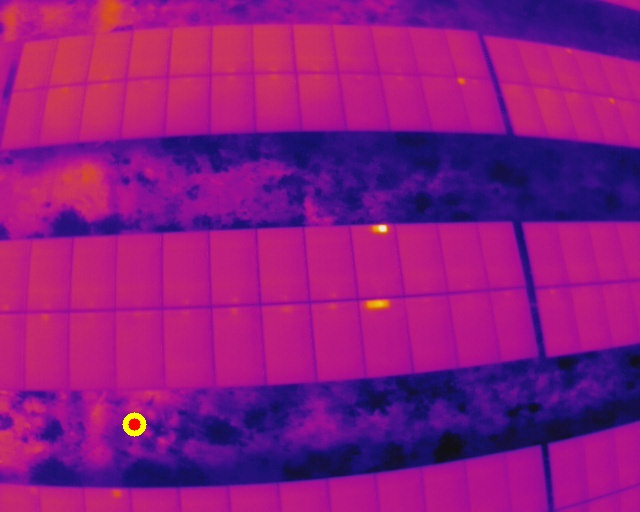
#> input picture backend/augmented/augmented_20260523153708347711_6.jpg, 640 x 512 px
$ python -i image_processor.py   (imports and definitions only)
#> lines starting #> are read from the running program, lines starting #| are printed output that depends on the picture; after the words box and inside, x2 and y2 are one past the last pixel; in counts of white or black regions, pixels touching at a corner belong together
#> in detect_hotpoints, image is the input picture: shape (512, 640, 3); mean B, G, R 127.6, 23.2, 139.5
import cv2
import numpy as np
import os
import random
from datetime import datetime


# [23 lines left out: functions image_to_matrix, save_matrix, not called in this run]


def estimate_temperature_by_color(bgr_pixel):
    b, g, r = int(bgr_pixel[0]), int(bgr_pixel[1]), int(bgr_pixel[2])

    brightness = (r + g + b) / 3

    if r > 220 and g > 190:
        return round(95 + (brightness / 255) * 18, 2)

    if r > 200 and g > 140:
        return round(82 + (brightness / 255) * 15, 2)

    if r > 160 and g > 90:
        return round(68 + (brightness / 255) * 12, 2)

    return round(45 + (brightness / 255) * 15, 2)


def create_panel_mask(image):
    """
    Segmenta únicamente los paneles solares.
    Los paneles en tus imágenes son zonas naranjas/amarillas grandes.
    El fondo morado/azul queda eliminado.
    """

    hsv = cv2.cvtColor(image, cv2.COLOR_BGR2HSV)
#> hsv: shape (512, 640, 3); mean H, S, V 149.3, 219.5, 162.3

    lower_orange = np.array([5, 80, 80])
    upper_orange = np.array([35, 255, 255])

    panel_mask = cv2.inRange(hsv, lower_orange, upper_orange)
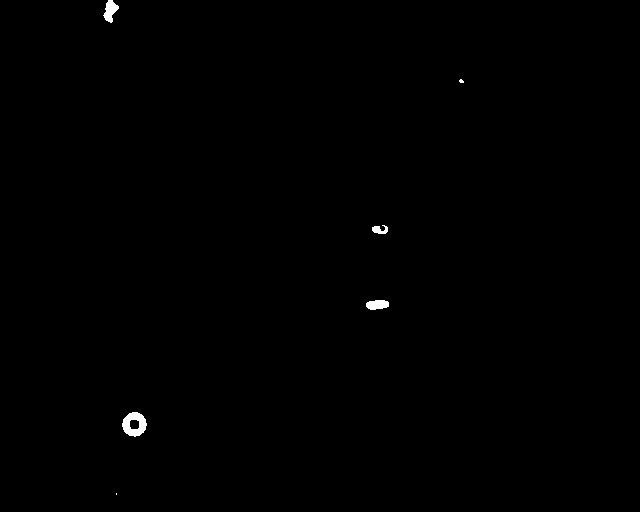
#> panel_mask: shape (512, 640); 0.27% white; 6 white regions (2 under 20 px), largest, box (x1, y1, x2, y2) and area: (122, 412, 147, 437) 392, (103, 0, 119, 23) 206, (366, 300, 389, 310) 184, (372, 225, 388, 234) 95

    kernel_close = np.ones((17, 17), np.uint8)
    kernel_open = np.ones((7, 7), np.uint8)

    panel_mask = cv2.morphologyEx(panel_mask, cv2.MORPH_CLOSE, kernel_close)
#> panel_mask: shape (512, 640); 0.32% white; 6 white regions (2 under 20 px), largest, box (x1, y1, x2, y2) and area: (122, 412, 147, 437) 467, (103, 0, 119, 23) 249, (366, 300, 389, 310) 184, (372, 225, 388, 234) 116
    panel_mask = cv2.morphologyEx(panel_mask, cv2.MORPH_OPEN, kernel_open)
#> panel_mask: shape (512, 640); 0.29% white; 4 white regions

    contours, _ = cv2.findContours(
        panel_mask,
        cv2.RETR_EXTERNAL,
        cv2.CHAIN_APPROX_SIMPLE
    )
#> contours = 4 contours; box (x1, y1, x2, y2) and area: (123, 413, 146, 436) 418, (105, 0, 119, 21) 206, (368, 300, 387, 309) 132, (374, 226, 387, 234) 80

    clean_mask = np.zeros_like(panel_mask)
    image_area = image.shape[0] * image.shape[1]

    panels = []

    for contour in contours:
        area = cv2.contourArea(contour)

        if area < image_area * 0.025:
            continue

        x, y, w, h = cv2.boundingRect(contour)

        if w < 120 or h < 40:
            continue

        aspect_ratio = w / max(h, 1)

        if aspect_ratio < 1.5:
            continue

        cv2.drawContours(clean_mask, [contour], -1, 255, thickness=cv2.FILLED)

        panels.append({
            "x": int(x),
            "y": int(y),
            "width": int(w),
            "height": int(h),
            "area": float(area)
        })
#> this loop made 4 passes
#> area on passes 1 to 4: 417.5, 132, 80, 205.5
#> clean_mask: shape (512, 640); every value is 0
#> after the loop, panels = []

    return clean_mask, panels


# [25 lines left out: function create_hotpoint_mask_inside_panels, not called in this run]


def find_related_panel(center_x, center_y, panels):
    for panel in panels:
        x = panel["x"]
        y = panel["y"]
        w = panel["width"]
        h = panel["height"]

        if x <= center_x <= x + w and y <= center_y <= y + h:
            return panel

    return None

def build_crop_box_for_hotpoint(hp, panel, image_shape):
    image_h, image_w = image_shape[:2]

    cx = hp["center_x"]
    cy = hp["center_y"]

    crop_w = 260
    crop_h = 130

    x1 = max(0, cx - crop_w // 2)
    y1 = max(0, cy - crop_h // 2)
    x2 = min(image_w, cx + crop_w // 2)
    y2 = min(image_h, cy + crop_h // 2)

    if panel:
        px = panel["x"]
        py = panel["y"]
        pw = panel["width"]
        ph = panel["height"]

        x1 = max(px, x1)
        y1 = max(py, y1)
        x2 = min(px + pw, x2)
        y2 = min(py + ph, y2)

    if x2 - x1 < 80:
        x1 = max(0, cx - 100)
        x2 = min(image_w, cx + 100)

    if y2 - y1 < 60:
        y1 = max(0, cy - 60)
        y2 = min(image_h, cy + 60)

    return int(x1), int(y1), int(x2), int(y2)


def detect_hotpoints(image_path: str, output_folder="processed"):
    os.makedirs(output_folder, exist_ok=True)

    image = cv2.imread(image_path)

    if image is None:
        raise ValueError("No se pudo cargar la imagen.")

    original = image.copy()
    marked_image = image.copy()

    blurred = cv2.GaussianBlur(image, (3, 3), 0)

    panel_mask, panels = create_panel_mask(blurred)
#> panels = []

    if len(panels) == 0:
        panel_mask = np.ones(image.shape[:2], dtype=np.uint8) * 255
        panels = [{
            "x": 0,
            "y": 0,
            "width": image.shape[1],
            "height": image.shape[0],
            "area": float(image.shape[0] * image.shape[1])
        }]

    gray = cv2.cvtColor(blurred, cv2.COLOR_BGR2GRAY)
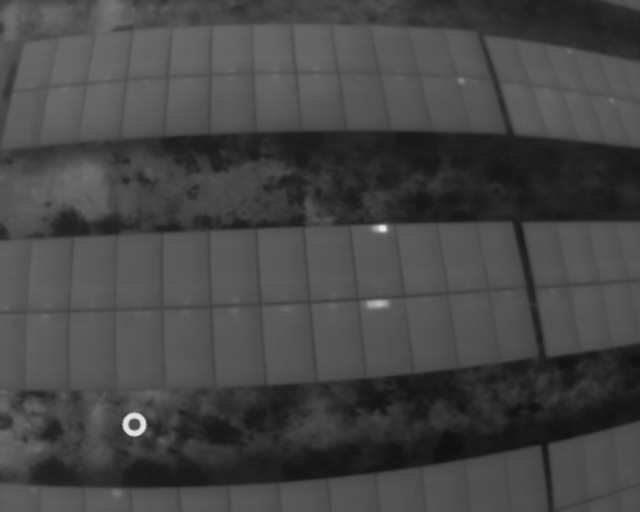
#> gray: shape (512, 640); min 15, max 233, mean 69.9

    kernel_tophat = cv2.getStructuringElement(cv2.MORPH_ELLIPSE, (15, 15))
    tophat = cv2.morphologyEx(gray, cv2.MORPH_TOPHAT, kernel_tophat)

    panel_pixels = tophat[panel_mask == 255]

    if panel_pixels.size > 0:
        mean_val = np.mean(panel_pixels)
#> mean_val = 1.86
        std_val = np.std(panel_pixels)
#> std_val = 5.49
        dynamic_threshold = mean_val + (1.8 * std_val)
#> dynamic_threshold = 11.73
        dynamic_threshold = max(12, min(dynamic_threshold, 65))
#> dynamic_threshold = 12
    else:
        dynamic_threshold = 20

    _, binary_tophat = cv2.threshold(
        tophat,
        dynamic_threshold,
        255,
        cv2.THRESH_BINARY
    )
#> binary_tophat: shape (512, 640); 1.4% white; 137 white regions (86 under 20 px), largest, box (x1, y1, x2, y2) and area: (121, 407, 152, 437) 485, (303, 186, 320, 222) 293, (364, 299, 391, 310) 250

    hsv = cv2.cvtColor(blurred, cv2.COLOR_BGR2HSV)

    yellow_mask = cv2.inRange(
        hsv,
        np.array([14, 40, 110]),
        np.array([48, 255, 255])
    )
#> yellow_mask: shape (512, 640); 0.15% white; 3 white regions, box (x1, y1, x2, y2) and area: (122, 412, 146, 436) 336, (368, 301, 387, 308) 114, (374, 226, 387, 232) 55

    white_mask = cv2.inRange(
        hsv,
        np.array([0, 0, 165]),
        np.array([180, 130, 255])
    )
#> white_mask: shape (512, 640); 0.02% white; 6 white regions (5 under 20 px), largest, box (x1, y1, x2, y2) and area: (377, 224, 386, 232) 48

    color_mask = cv2.bitwise_or(yellow_mask, white_mask)
#> color_mask: shape (512, 640); 0.16% white; 3 white regions, box (x1, y1, x2, y2) and area: (122, 412, 147, 437) 343, (368, 301, 387, 308) 114, (374, 224, 387, 232) 80

    hot_mask = cv2.bitwise_and(binary_tophat, color_mask)
    hot_mask = cv2.bitwise_and(hot_mask, panel_mask)

    kernel = np.ones((2, 2), np.uint8)
    hot_mask = cv2.morphologyEx(hot_mask, cv2.MORPH_OPEN, kernel, iterations=1)
#> hot_mask: shape (512, 640); 0.16% white; 3 white regions, box (x1, y1, x2, y2) and area: (123, 413, 147, 438) 342, (369, 302, 388, 309) 114, (375, 225, 388, 233) 79

    num_labels, labels, stats, centroids = cv2.connectedComponentsWithStats(
        hot_mask,
        8
    )
#> labels: shape (512, 640) int32; 4 distinct labels, from 0 to 3
#> num_labels = 4; stats = [[0, 0, 640, 512, 327145], [375, 225, 13, 8, 79], [369, 302, 19, 7, 114], [123, 413, 24, 25, 342]]; centroids = [[319.7, 255.3], [381.3, 229.1], [377.9, 305.1], [134.9, 424.9]]

    all_points = []

    for i in range(1, num_labels):
        x = stats[i, cv2.CC_STAT_LEFT]
        y = stats[i, cv2.CC_STAT_TOP]
        w = stats[i, cv2.CC_STAT_WIDTH]
        h = stats[i, cv2.CC_STAT_HEIGHT]
        area = stats[i, cv2.CC_STAT_AREA]

        center_x, center_y = centroids[i]
        center_x = int(center_x)
        center_y = int(center_y)

        if area < 2 or area > 500:
            continue

        if w > 45 or h > 45:
            continue

        ratio = w / max(h, 1)

        if ratio > 4.0 or ratio < 0.25:
            continue

        related_panel = find_related_panel(center_x, center_y, panels)

        if related_panel is None:
            continue

        roi = image[y:y + h, x:x + w]

        if roi.size == 0:
            continue

        gray_roi = cv2.cvtColor(roi, cv2.COLOR_BGR2GRAY)

        max_intensity = int(np.max(gray_roi))
        local_response = int(np.max(tophat[y:y + h, x:x + w]))

        pixel_position = np.unravel_index(
            np.argmax(gray_roi),
            gray_roi.shape
        )

        pixel = roi[pixel_position[0], pixel_position[1]]
        temperature = estimate_temperature_by_color(pixel)

        confidence = round(
            min(100, (local_response / max(dynamic_threshold, 1)) * 40),
            2
        )

        if max_intensity >= 165 or confidence >= 70:
            classification = "hotpoint"
        else:
            classification = "possible_hotpoint"

        all_points.append({
            "x": int(x),
            "y": int(y),
            "width": int(w),
            "height": int(h),
            "center_x": int(center_x),
            "center_y": int(center_y),
            "temperature": temperature,
            "intensity": max_intensity,
            "local_response": local_response,
            "confidence": confidence,
            "classification": classification,
            "area": float(area),
            "panel": related_panel
        })
#> this loop made 3 passes
#> (x, y, w, h, area, center_x, center_y, ratio) on passes 1 to 3: (375, 225, 13, 8, 79, 381, 229, 1.62), (369, 302, 19, 7, 114, 377, 305, 2.71), (123, 413, 24, 25, 342, 134, 424, 0.96)
#> after the loop, all_points = 3 items

    all_points = sorted(
        all_points,
        key=lambda item: (item["classification"] == "hotpoint", item["confidence"]),
        reverse=True
    )

    detected_hotpoints = [
        p for p in all_points if p["classification"] == "hotpoint"
    ]
#> detected_hotpoints = 3 items

    possible_hotpoints = [
        p for p in all_points if p["classification"] == "possible_hotpoint"
    ]
#> possible_hotpoints = []

    timestamp = datetime.now().strftime("%Y%m%d%H%M%S")
    affected_panels = []

    for index, hp in enumerate(all_points):
        color = (0, 255, 255)

        if hp["classification"] == "possible_hotpoint":
            color = (0, 180, 255)

        x1, y1, x2, y2 = build_crop_box_for_hotpoint(
            hp,
            hp.get("panel"),
            image.shape
        )

        cv2.rectangle(
            marked_image,
            (x1, y1),
            (x2, y2),
            (0, 0, 0),
            3
        )

        cv2.circle(
            marked_image,
            (hp["center_x"], hp["center_y"]),
            8,
            color,
            2
        )

        label = f'{hp["temperature"]} C'

        if hp["classification"] == "possible_hotpoint":
            label = f'Posible {hp["temperature"]} C'

        cv2.putText(
            marked_image,
            label,
            (hp["center_x"] + 8, max(20, hp["center_y"] - 8)),
            cv2.FONT_HERSHEY_SIMPLEX,
            0.45,
            color,
            2
        )

        crop = original[y1:y2, x1:x2]
        crop_marked = crop.copy()

        local_x = hp["center_x"] - x1
        local_y = hp["center_y"] - y1

        cv2.circle(
            crop_marked,
            (local_x, local_y),
            8,
            color,
            2
        )

        cv2.putText(
            crop_marked,
            label,
            (local_x + 8, max(20, local_y - 8)),
            cv2.FONT_HERSHEY_SIMPLEX,
            0.45,
            color,
            2
        )

        affected_name = f"affected_panel_{timestamp}_{index + 1}.jpg"
        affected_path = os.path.join(output_folder, affected_name)

        cv2.imwrite(affected_path, crop_marked)

        affected_panels.append({
            "id": index + 1,
            "image_path": affected_path,
            "panel_box": {
                "x": x1,
                "y": y1,
                "width": x2 - x1,
                "height": y2 - y1
            },
            "hotpoints": [hp],
            "main_hotpoint": hp,
            "classification": hp["classification"],
            "hotpoint_temperature": hp["temperature"]
        })
#> this loop made 3 passes
#> (cx in build_crop_box_for_hotpoint, cy in build_crop_box_for_hotpoint, x1, y1, x2, y2, affected_name) on passes 1 to 3: (381, 229, 251, 164, 511, 294, 'affected_panel_20261120211727_1.jpg'), (377, 305, 247, 240, 507, 370, 'affected_panel_20261120211727_2.jpg'), (134, 424, 4, 359, 264, 489, 'affected_panel_20261120211727_3.jpg')
#> pass 1, in detect_hotpoints, `crop = original[y1:y2, x1:x2]`:
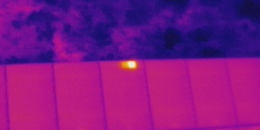
#> crop: shape (130, 260, 3); mean B, G, R 130.7, 21.3, 127.6
#> pass 1, in detect_hotpoints, `cv2.imwrite(affected_path, crop_marked)`:
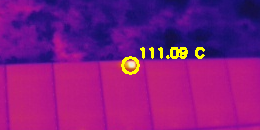
#> saved as affected_panel_20261120211727_1.jpg: shape (130, 260, 3); mean B, G, R 129, 24.8, 130.3
#> pass 2, in detect_hotpoints, `cv2.imwrite(affected_path, crop_marked)`:
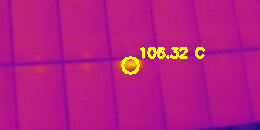
#> saved as affected_panel_20261120211727_2.jpg: shape (130, 260, 3); mean B, G, R 130.8, 28.1, 181.8
#> after the loop:
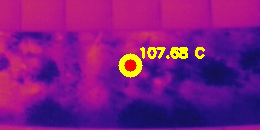
#> crop_marked: shape (130, 260, 3); mean B, G, R 130.3, 24.2, 125
#> after the loop:
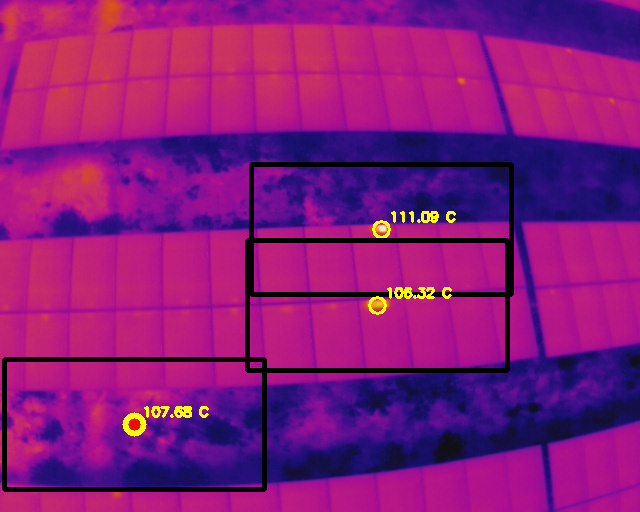
#> marked_image: shape (512, 640, 3); mean B, G, R 122.4, 23.5, 135.1
#> after the loop, affected_panels = 3 items

    output_path = os.path.join(output_folder, f"processed_{timestamp}.jpg")
    binary_path = os.path.join(output_folder, f"binary_{timestamp}.jpg")
    smooth_path = os.path.join(output_folder, f"smooth_{timestamp}.jpg")
    panel_mask_path = os.path.join(output_folder, f"panel_mask_{timestamp}.jpg")
    hot_mask_path = os.path.join(output_folder, f"hot_mask_{timestamp}.jpg")
    tophat_path = os.path.join(output_folder, f"tophat_{timestamp}.jpg")

    cv2.imwrite(output_path, marked_image)
    cv2.imwrite(binary_path, binary_tophat)
    cv2.imwrite(smooth_path, blurred)
    cv2.imwrite(panel_mask_path, panel_mask)
    cv2.imwrite(hot_mask_path, hot_mask)
    cv2.imwrite(tophat_path, tophat)

    return {
        "processed_image_path": output_path,
        "smooth_image_path": smooth_path,
        "binary_image_path": binary_path,
        "panel_mask_path": panel_mask_path,
        "hot_mask_path": hot_mask_path,
        "tophat_path": tophat_path,
        "hotpoint_detected": len(detected_hotpoints) > 0,
        "hotpoints": detected_hotpoints,
        "possible_hotpoints": possible_hotpoints,
        "all_points": all_points,
        "main_hotpoint": detected_hotpoints[0] if detected_hotpoints else all_points[0] if all_points else None,
        "affected_panels": affected_panels,
        "hotpoints_count": len(detected_hotpoints),
        "possible_hotpoints_count": len(possible_hotpoints)
    }

# [102 lines left out: function generate_augmented_images, not called in this run]

>>> result = detect_hotpoints('../augmented/augmented_20260523153708347711_6.jpg')
#> result = 14 items

$ run again, on backend/augmented/augmented_20260523155817832893_13.jpg
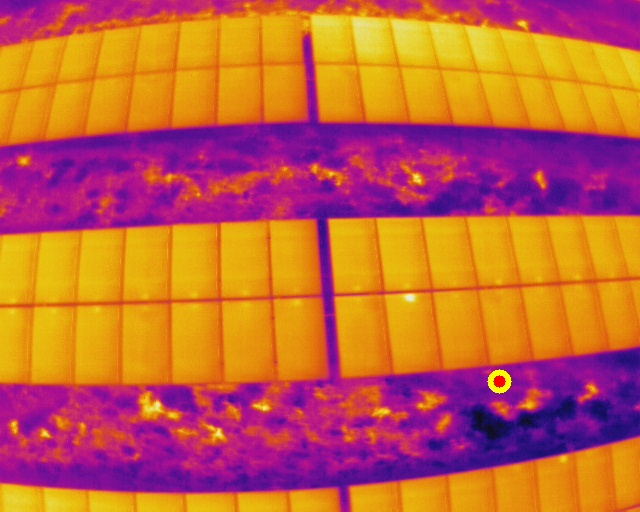
#> input picture backend/augmented/augmented_20260523155817832893_13.jpg, 640 x 512 px
#> in detect_hotpoints, image is the input picture: shape (512, 640, 3); mean B, G, R 64.6, 97.6, 195
#> hsv: shape (512, 640, 3); mean H, S, V 72.6, 228.9, 201.7
#> in create_panel_mask, `panel_mask = cv2.morphologyEx(panel_mask, cv2.MORPH_OPEN, kernel_open)`:
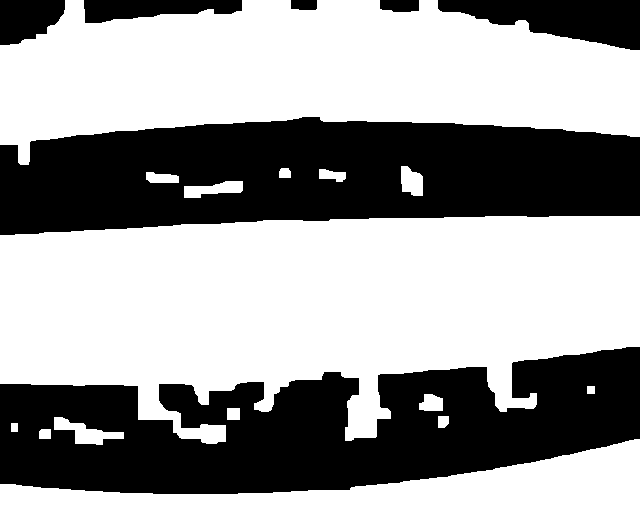
#> panel_mask: shape (512, 640); 60.3% white; 7 black regions
#> contours = 15 contours; largest, box (x1, y1, x2, y2) and area: (0, 216, 640, 444) 102178, (0, 0, 640, 165) 69660, (0, 439, 640, 512) 19773, (54, 417, 124, 445) 767, (184, 181, 243, 198) 560
#> the loop in create_panel_mask, `for contour in contours:` made 15 passes
#> area on passes 2, 4, 5, 7, 10, 11, 12, 13: 97, 767, 102, 296.5, 560.5, 255.5, 207, 92
#> after the loop in create_panel_mask, `for contour in contours:`: panels = 3 items
#> mean_val = 3
#> std_val = 8.28
#> dynamic_threshold = 17.91
#> binary_tophat: shape (512, 640); 4% white; 305 white regions (192 under 20 px), largest, box (x1, y1, x2, y2) and area: (194, 386, 228, 444) 617, (139, 391, 183, 421) 498, (485, 369, 513, 394) 443
#> yellow_mask: shape (512, 640); 51.7% white; 28 black regions (17 under 20 px), largest, box (x1, y1, x2, y2) and area: (0, 32, 640, 512) 140977, (0, 0, 640, 52) 16319, (541, 276, 640, 287) 380
#> white_mask: shape (512, 640); 0.05% white; 12 white regions (10 under 20 px), largest, box (x1, y1, x2, y2) and area: (354, 21, 369, 28) 78, (405, 294, 414, 302) 54
#> color_mask: shape (512, 640); 51.7% white; 27 black regions (16 under 20 px), largest, box (x1, y1, x2, y2) and area: (0, 32, 640, 512) 140969, (0, 0, 640, 52) 16319, (541, 276, 640, 287) 380
#> labels: shape (512, 640) int32; 67 distinct labels, from 0 to 66
#> num_labels = 67; stats = 67 rows, first 6: [0, 0, 640, 512, 325509], [246, 5, 6, 6, 27], [425, 5, 13, 11, 93], [319, 9, 5, 4, 15], [347, 8, 5, 4, 16], [361, 10, 7, 7, 30]; centroids = 67 pairs, first value 24.47 to 638.6, second value 7.19 to 510.9
#> the loop in detect_hotpoints, `for i in range(1, num_labels):` made 66 passes
#> (x, y, w, h, area, center_x, center_y, ratio) on passes 1, 2, 5, 7, 12, 15, 16, 18: (246, 5, 6, 6, 27, 248, 7, 1), (425, 5, 13, 11, 93, 429, 11, 1.18), (361, 10, 7, 7, 30, 364, 13, 1), (303, 13, 13, 6, 35, 308, 15, 2.17), (442, 16, 7, 4, 22, 445, 17, 1.75), (304, 21, 6, 9, 43, 306, 24, 0.667), (391, 20, 8, 6, 31, 393, 21, 1.33), (518, 22, 10, 9, 62, 523, 25, 1.11)
#> the loop in detect_hotpoints, `for index, hp in enumerate(all_points):` made 66 passes
#> after the loop in detect_hotpoints, `for index, hp in enumerate(all_points):`:
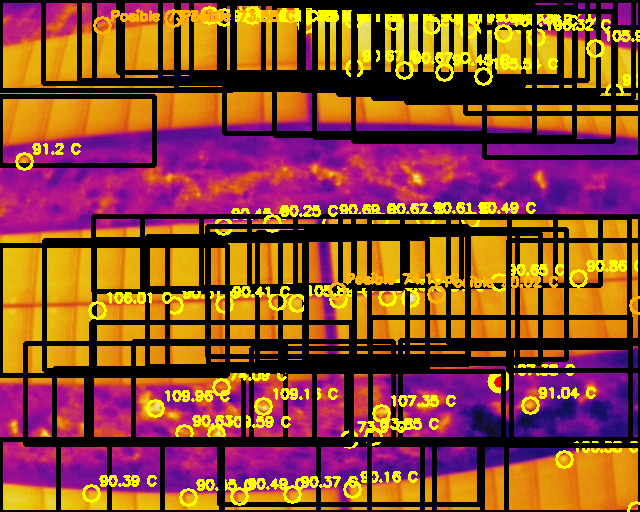
#> marked_image: shape (512, 640, 3); mean B, G, R 44.8, 72.4, 135.6
